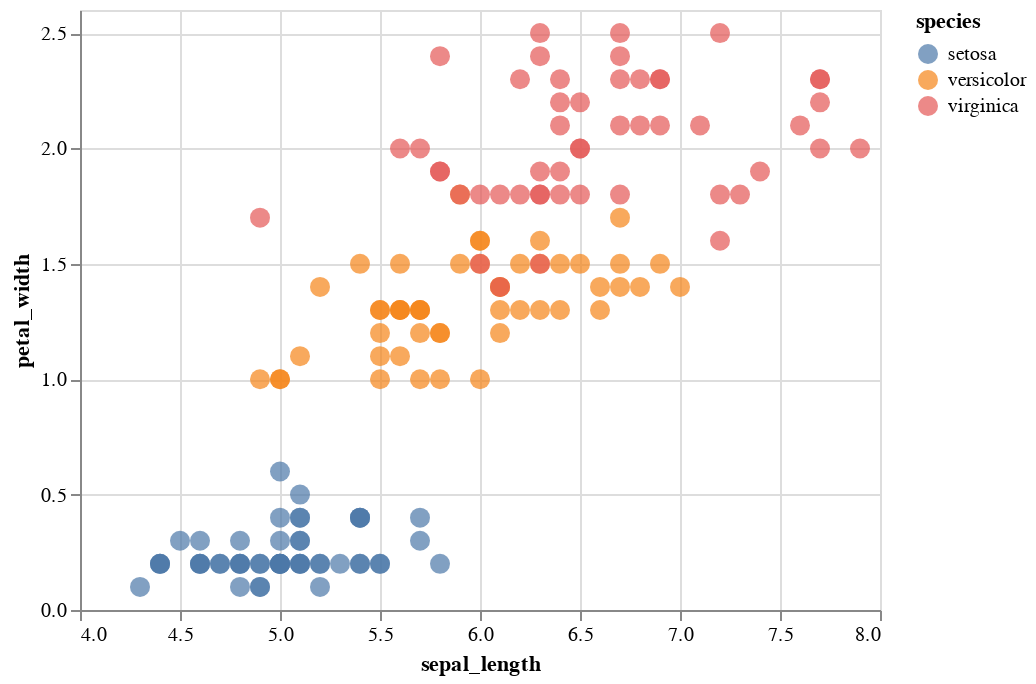

Source (notebook cell):
### Markdown cell above
### Altair

*Altair* is a higher-level, declarative statistical plotting library that produces interactive plots with less overhead compared to *bokeh*. However, *Altair* was specifically designed to work in Jupyter Notebooks and similar technologies (Jupyter Lab, Google Collab, etc.). Therefore, if you do not work in such environments, it will likely have limited use. However, if you do work in such environments, it provides a powerful way to easily explore and visualize data.

More information can be found [here](https://altair-viz.github.io/index.html).


**Example**

### Code cell
import altair as alt

alt.Chart(iris).mark_circle(size=100).encode(
    alt.X('sepal_length', scale=alt.Scale(zero=False)),
    y='petal_width',
    color='species',
    tooltip=['species', 'sepal_length', 'petal_width']).interactive()

### Figure 1 — Vega-Lite specification as saved in the notebook (floating-point values rounded to 4 significant figures; data arrays with more than 128 entries replaced by an {"elided": "..."} marker saying what was removed)
{"$schema": "https://vega.github.io/schema/vega-lite/v3.3.0.json", "config": {"mark": {"tooltip": null}, "view": {"height": 300, "width": 400}}, "data": {"name": "data-a4bd480ea976f54878a155ce12ba18ce"}, "datasets": {"data-a4bd480ea976f54878a155ce12ba18ce": {"elided": "150 records"}}, "encoding": {"color": {"field": "species", "type": "nominal"}, "tooltip": [{"field": "species", "type": "nominal"}, {"field": "sepal_length", "type": "quantitative"}, {"field": "petal_width", "type": "quantitative"}], "x": {"field": "sepal_length", "scale": {"zero": false}, "type": "quantitative"}, "y": {"field": "petal_width", "type": "quantitative"}}, "mark": {"size": 100, "type": "circle"}, "selection": {"selector001": {"bind": "scales", "encodings": ["x", "y"], "type": "interval"}}}
